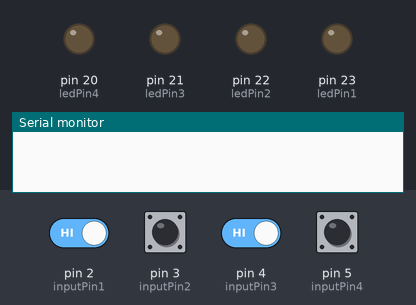
Recording of a sketch running on a simulated Arduino Mega 2560, built with avr-gcc and run on an emulated ATmega2560. Parts: output pins drawn as LEDs (lit = HIGH), the last lines printed to the serial monitor. The inputs (shaded band) are chosen by the test bench; at power-on: pin 2 (inputPin1), pin 3 (inputPin2), pin 4 (inputPin3), pin 5 (inputPin4) HIGH. MIDI output is not drawn.

Above: at 2.2 s.
2.3 s: pin 3 (inputPin2) pulled LOW for 0.15 s
At 3.1 s:
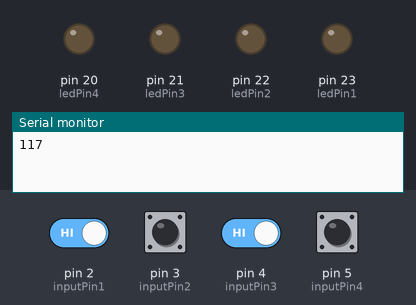
4.0 s: pin 5 (inputPin4) pulled LOW for 0.15 s
At 5.4 s:
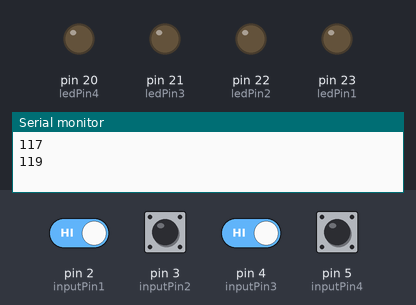
5.7 s: pin 2 (inputPin1) driven LOW and pin 3 (inputPin2) driven LOW and pin 4 (inputPin3) driven LOW and pin 5 (inputPin4) driven LOW
At 8.2 s:
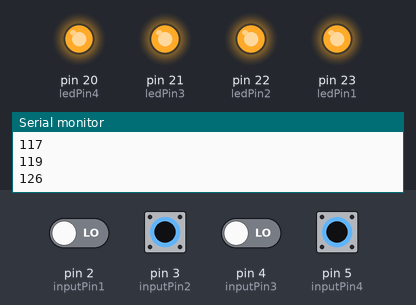
8.7 s: pin 3 (inputPin2) pulsed HIGH 5 times (0.12 s each, 0.3 s apart)
At 11.1 s:
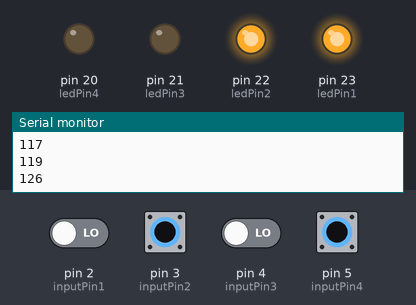
Timing chart, 0 to 12.6 s (numbered marks = the images above; inputs shaded):
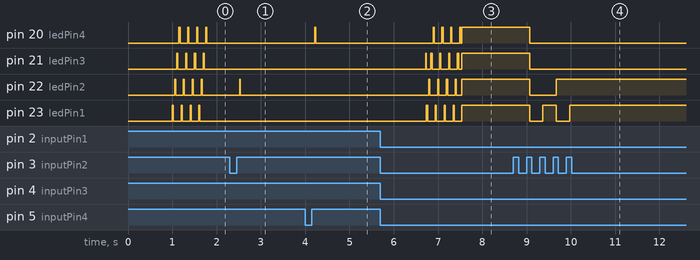

The sketch:

deluge-midi-footswitch.ino
```cpp
//
// Deluge MIDI Footswitch Controller
// Neil Baldwin June 2020
//

#include <MIDI.h>
#include <AceButton.h>
using namespace ace_button;

// Define input pins for switches
const int inputPin1 = 2;
const int inputPin2 = 3;
const int inputPin3 = 4;
const int inputPin4 = 5;
// Define output pins for LEDs
const int ledPin1 = 23;
const int ledPin2 = 22;
const int ledPin3 = 21;
const int ledPin4 = 20;
const int ledPin = 13;
// Define MIDI note numbers for Deluge commands
const int delugeNote1 = 116;
const int delugeNote2 = 117;
const int delugeNote3 = 118;
const int delugeNote4 = 119;
const int delugeNote5 = 120;
const int delugeNote6 = 121;
const int delugeNote7 = 122;
const int delugeNote8 = 123;
const int delugeNote9 = 124;
const int delugeNote10 = 125;
const int delugeNote11 = 126;
const int delugeNote12 = 127; // invalid as button 4 long press = setup mode
const int delugeVelocity = 100;

// Running modes
// modeNormal is normal 4 button operation
// modeSetup is setup mode to change MIDI channel with button 2 and 3, hold 4 to exit
// modeEnterSetup and modeExitSetup just transition modes that flash the LEDs to
//    let user know they are entering/exiting setup
const int modeNormal = 0;
const int modeEnterSetup = 1;
const int modeSetup = 2;
const int modeExitSetup = 3;

// Structure that holds input pin and corresponding LED/outut pin
struct Info
{
  const uint8_t inputPin;
  const uint8_t ledPin;
};

// Array of input/LED structs for iterration
Info INFOS[4] = {
    {inputPin1, ledPin1},
    {inputPin2, ledPin2},
    {inputPin3, ledPin3},
    {inputPin4, ledPin4},
};

// Array of 4 AceButton instances
AceButton buttons[4];
// One handler takes care of all buttons inputs
void buttonHandler(AceButton *, uint8_t, uint8_t);
// declarations for functions to avoid compiler errors, actuall definition at end of source
void ledOn(uint8_t led);
void ledOff(uint8_t led);
void flashLeds();
void showChannelLeds();

// Arrays of Deluge MIDI note numbers
// We have three sets of MIDI keys depending on whether button
// is clicked, double-clicked or held
// Button 4 long press enters setup menu
int delugeKeysClicked[] = {delugeNote1, delugeNote2, delugeNote3, delugeNote4};
int delugeKeysDoubleClicked[] = {delugeNote5, delugeNote6, delugeNote7, delugeNote8};
int delugeKeysLongPressed[] = {delugeNote9, delugeNote10, delugeNote11, delugeNote12};

// Default MIDI channel is 16 (0x0F)
int delugeChannel = 0x0F;

// Initial running mode
int runningMode = modeExitSetup;

// Create instance of MIDI output device on Serial1
MIDI_CREATE_INSTANCE(HardwareSerial, Serial1, MIDI);

void setup()
{
  delay(1000);
  Serial.begin(9600);

  // Set pin modes for input s and outputs as AceButton does not do this
  for (int p = 0; p < 4; p++)
  {
    pinMode(INFOS[p].inputPin, INPUT_PULLUP);
    pinMode(INFOS[p].ledPin, OUTPUT);
    // also initialise buttons in AceButton instances
    buttons[p].init(INFOS[p].inputPin, HIGH, p);
  }

  // ButtonConfig setup stuff
  ButtonConfig *buttonConfig = ButtonConfig::getSystemButtonConfig();
  // Set AceButton handler (one for all buttons)
  buttonConfig->setEventHandler(buttonHandler);
  // Add the features you want to detect
  buttonConfig->setFeature(ButtonConfig::kFeatureClick);
  buttonConfig->setFeature(ButtonConfig::kFeatureDoubleClick);
  buttonConfig->setFeature(ButtonConfig::kFeatureLongPress);
  // Set some settings
  buttonConfig->setLongPressDelay(1000); // how long to press before long press is registered
  buttonConfig->setDoubleClickDelay(50); // time between two clicks to register as double click
  // Set suppression modes to cancel handler after certain events to
  //   prevent double triggers
  buttonConfig->setFeature(ButtonConfig::kFeatureSuppressClickBeforeDoubleClick);
  buttonConfig->setFeature(ButtonConfig::kFeatureSuppressAfterClick);
  buttonConfig->setFeature(ButtonConfig::kFeatureSuppressAfterDoubleClick);
  buttonConfig->setFeature(ButtonConfig::kFeatureSuppressAfterLongPress);

  // Initialise MIDI output
  MIDI.begin();
}

void buttonHandler(AceButton *button, uint8_t eventType, uint8_t buttonState)
{
  // Delay between NOTE ON and NOTE OFF - might not need this at all
  const uint8_t midiDelay = 10;
  // get the button id (0 to 3) that triggered handler
  uint8_t id = button->getId();
  // get corresponding led pin
  uint8_t ledPin = INFOS[id].ledPin;

  if (runningMode == modeNormal)
  {
    switch (eventType)
    {
    // Normal mode, keys send midi note (and delayed midi note off)
    case AceButton::kEventClicked:
    case AceButton::kEventReleased:
      ledOn(ledPin);
      delugeNoteOn(delugeKeysClicked[id]);
      delay(midiDelay);
      delugeNoteOff(delugeKeysClicked[id]);
      delay(midiDelay);
      ledOff(ledPin);
      break;

    case AceButton::kEventDoubleClicked:
      ledOn(ledPin);
      delugeNoteOn(delugeKeysDoubleClicked[id]);
      delay(midiDelay);
      delugeNoteOff(delugeKeysDoubleClicked[id]);
      delay(midiDelay);
      ledOff(ledPin);
      break;

    case AceButton::kEventLongPressed:
      // Buttons ID 0..2 (1 to 3) can send MIDI note on long press
      // Button ID 3 (4) long press initiates setup mode
      if (id == 3)
      {
        runningMode = modeEnterSetup;
      }
      else
      {
        ledOn(ledPin);
        delugeNoteOn(delugeKeysLongPressed[id]);
        delay(midiDelay);
        delugeNoteOff(delugeKeysLongPressed[id]);
        delay(midiDelay);
        ledOff(ledPin);
        break;
      }
    }
  }
  else if (runningMode == modeSetup)
  {
    // In setup mode, button 2/3 increments/decrements midi channel
    // Long press button 4 to exit setup
    switch (eventType)
    {
    case AceButton::kEventClicked:
    case AceButton::kEventReleased:
      switch (id)
      {
      case 1:
        delugeChannel = (delugeChannel + 1) & 0x0F;
        break;
      case 2:
        delugeChannel = (delugeChannel - 1) & 0x0F;
        break;
      }
      break;
    // Long press button 4 (ID 3) to exit setup
    case AceButton::kEventLongPressed:
      switch (id)
      {
      case 3:
        runningMode = modeExitSetup;
        break;
      }
      break;
    }
  }
}

//
// Main Loop
//
void loop()
{
  // check buttons
  for (int b = 0; b < 4; b++)
  {
    buttons[b].check();
  }

  // Simple switch case to handle transitions between normal and setup mode
  switch (runningMode)
  {
  // Normal = buttons send MIDI notes
  case modeNormal:
    break;

  // Entering setup, extra mode just to flash LEDs indicating setup mode
  case modeEnterSetup:
    flashLeds();
    runningMode = modeSetup;
    break;

  case modeSetup:
    showChannelLeds();
    break;

  // exiting setup mode, flash LEDs to indicate to user
  case modeExitSetup:
    flashLeds();
    runningMode = modeNormal;
    break;
  }
}

// Read bits 0..3 of MIDI channel and display on LEDs
void showChannelLeds()
{
  for (int b = 0; b < 4; b++)
  {
    if (bitRead(delugeChannel, b))
    {
      ledOn(INFOS[b].ledPin);
    }
    else
    {
      ledOff(INFOS[b].ledPin);
    }
  }
}

// turn single LED on
void ledOn(uint8_t led)
{
  digitalWrite(led, HIGH);
}

// turn single LED off
void ledOff(uint8_t led)
{
  digitalWrite(led, LOW);
}

// turn all LEDs off
void allLedsOff()
{
  for (int b = 0; b < 4; b++)
  {
    ledOff(INFOS[b].ledPin);
  }
}

// Indicator for mode change, flash all LEDs several times
void flashLeds()
{
  int flashDelay = 25;
  int flashes = 4;
  for (int f = 0; f < flashes; f++)
  {
    for (int b = 0; b < 4; b++)
    {
      ledOn(INFOS[b].ledPin);
      delay(flashDelay);
      ledOff(INFOS[b].ledPin);
      delay(flashDelay);
    }
  }
}

// Send MIDI note on
void delugeNoteOn(int delugeButton)
{
  MIDI.sendNoteOn(delugeButton, delugeVelocity, delugeChannel + 1);
  Serial.println(delugeButton);
}

// Send MIDI note off
void delugeNoteOff(int delugeButton)
{
  MIDI.sendNoteOff(delugeButton, 0, delugeChannel + 1);
}
```

Measured:
- after the input at 2.3 s, pin 22 (ledPin2): LOW → HIGH after 0.22 s, → LOW 0.02 s later
- after the input at 4.0 s, pin 20 (ledPin4): LOW → HIGH after 0.22 s, → LOW 0.02 s later
- after the input at 5.7 s, pin 20 (ledPin4): goes 3 × (HIGH 0.03 s, LOW 0.18 s), HIGH 0.03 s, LOW 0.03 s, then HIGH, starting after 1.2 s; pin 21 (ledPin3): goes HIGH 0.02 s, LOW 0.10 s, 3 × (HIGH 0.03 s, LOW 0.18 s), HIGH 0.03 s, LOW 0.08 s, then HIGH, starting after 1.0 s
- after the input at 8.7 s, pin 20 (ledPin4), pin 21 (ledPin3): HIGH → LOW after 0.37 s; pin 22 (ledPin2): HIGH → LOW after 0.37 s, → HIGH 0.60 s later; pin 23 (ledPin1): alternates HIGH for 0.30 s and LOW for 0.30 s, 4 changes in all, then stays HIGH, starting after 0.37 s
- by itself, pin 20 (ledPin4), pin 21 (ledPin3), pin 22 (ledPin2), pin 23 (ledPin1): alternates HIGH for 0.03 s and LOW for 0.18 s, 8 changes in all, then stays LOW
